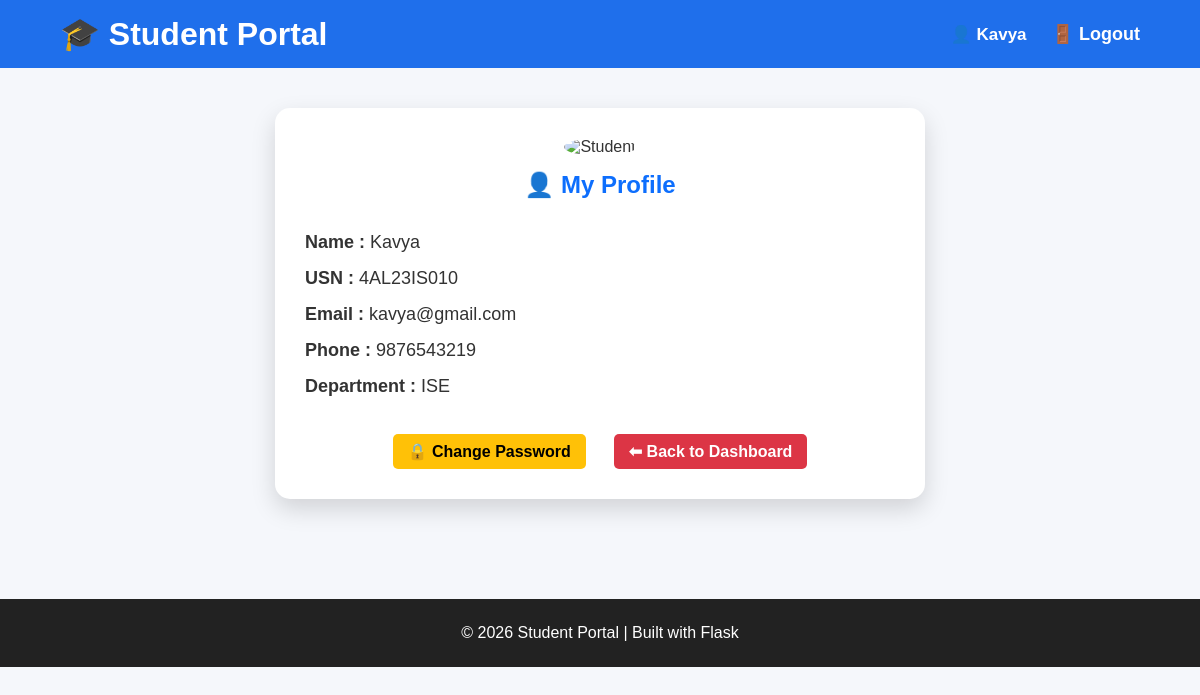
The page /my-profile (signed in) on the database its author committed.
### tables this page shows
CREATE TABLE students(
        id INTEGER PRIMARY KEY AUTOINCREMENT,
        name TEXT NOT NULL,
        password TEXT NOT NULL,
        usn TEXT NOT NULL UNIQUE,
        email TEXT NOT NULL,
        phone TEXT NOT NULL,
        department TEXT NOT NULL,
        photo TEXT 
    );

### app.py (the view)
@app.route("/my-profile")
def my_profile():
    if "student_id" not in session:
        flash("Please login first.", "error")
        return redirect(url_for("student_login_page"))
    student = get_student_by_id(session["student_id"])
    return render_template(
        "student_profile.html",
        student=student
    )

### database.py (called while the page is built)
def connect_db():
    connection = sqlite3.connect("students.db")
    return connection

def get_student_by_id(student_id):
    connection = connect_db()
    cursor = connection.cursor()
    cursor.execute("SELECT * FROM students WHERE id = ?", (student_id,))
    student = cursor.fetchone()
    connection.close()
    return student

### templates/student_profile.html
{% extends "base.html" %}
{% block content %}
<section class="profile-section">
    <div class="profile-card">
        <div class="profile-header">
            {% if student[7] %}
                <img src="{{ url_for('static', filename='uploads/' + student[7]) }}"
                     alt="Student">
            {% else %}
                <img src="{{ url_for('static', filename='images/student.png') }}"
                     alt="Student">
            {% endif %}
            <h2>👤 My Profile</h2>
        </div>
        <div class="profile-details">
            <p><strong>Name :</strong> {{ student[1] }}</p>
            <p><strong>USN :</strong> {{ student[2] }}</p>
            <p><strong>Email :</strong> {{ student[4] }}</p>
            <p><strong>Phone :</strong> {{ student[5] }}</p>
            <p><strong>Department :</strong> {{ student[6] }}</p>
        </div>
        <div class="profile-buttons">
            <a href="/change-password" class="edit-btn">
                🔒 Change Password
            </a>
            <a href="/student-dashboard" class="delete-btn">
                ⬅ Back to Dashboard
            </a>
        </div>
    </div>
</section>
{% endblock %}

### templates/base.html (shortened to what this page needs)
<!DOCTYPE html>
<html lang="en">
<head>
    <link rel="stylesheet" href="{{ url_for('static', filename='css/style.css') }}">
</head>
<body>
<header>
    <div class="container">
        <div class="logo">
            <h1>🎓 Student Portal</h1>
        </div>
        <nav>
            <ul>
                {% if session.admin %}
                    <li>
                        <a href="{{ url_for('dashboard') }}">
                            🏠 Dashboard
                        </a>
                    </li>
                    <li>
                        <a href="{{ url_for('student_list') }}">
                            👨‍🎓 Students
                        </a>
                    </li>
                    <li>
                        <a href="{{ url_for('add_student') }}">
                            ➕ Add Student
                        </a>
                    </li>
                    <li>
                        <a href="{{ url_for('upload_students') }}">
                            📂 Upload
                        </a>
                    </li>
                    <li>
                        <a href="{{ url_for('attendance') }}">
                            📅 Attendance
                        </a>
                    </li>
                    <li>
                        <a href="{{ url_for('attendance_report') }}">
                            📄 Reports
                        </a>
                    </li>
                    <li>
                        <a href="{{ url_for('logout') }}">
                            🚪 Logout
                        </a>
                    </li>
                {% elif session.student_id %}
                    <li class="student-name">
                        👤 {{ session.student_name }}
                    </li>
                    <li>
                        <a href="{{ url_for('logout') }}">
                            🚪 Logout
                        </a>
                    </li>
                {% endif %}
            </ul>
        </nav>
    </div>
</header>
<main>
    {% block content %}
    {% endblock %}
</main>
<footer>
    <p>
        © 2026 Student Portal | Built with Flask
    </p>
</footer>
</body>
</html>

### static/css/style.css (style rules this page uses)
* { margin:0; padding:0; box-sizing:border-box; }
body { font-family:Arial, Helvetica, sans-serif; background:#f5f7fb; color:#333; }
header { background:#0d6efd; color:white; padding:18px 0; }
.container { width:90%; margin:auto; display:flex; justify-content:space-between; align-items:center; }
.logo h1 { font-size:32px; }
nav ul { list-style:none; display:flex; gap:30px; }
nav a { color:white; text-decoration:none; font-size:18px; transition:.3s; }
footer { background:#222; color:white; text-align:center; padding:25px; margin-top:60px; }
.edit-btn { background:#ffc107; color:black; padding:8px 15px; border-radius:5px; text-decoration:none; font-weight:bold; }
.delete-btn { background:#dc3545; color:white; padding:8px 15px; border-radius:5px; text-decoration:none; font-weight:bold; margin-left:8px; }
.profile-section { display:flex; justify-content:center; padding:40px; }
.profile-card { width:650px; background:white; padding:30px; border-radius:15px; box-shadow:0 10px 25px rgba(0,0,0,0.15); text-align:center; }
.profile-header img { width:130px; height:130px; border-radius:50%; margin-bottom:15px; }
.profile-header h2 { color:#0d6efd; margin-bottom:25px; }
.profile-details { text-align:left; font-size:18px; line-height:2; }
.profile-buttons { margin-top:30px; display:flex; justify-content:center; gap:20px; }
header { background:#1f6feb; color:white; padding:15px 0; }
.logo h1 { margin:0; }
nav ul { list-style:none; display:flex; align-items:center; gap:25px; margin:0; padding:0; }
nav ul li { display:flex; align-items:center; }
nav ul li a { color:white; text-decoration:none; font-weight:600; transition:0.3s; }
.student-name { color:white; font-weight:bold; font-size:17px; }

### rows shown on the page
students: student_name "Kavya", name "Kavya", password "4AL23IS010", email "kavya@gmail.com", phone "9876543219", department "ISE"
